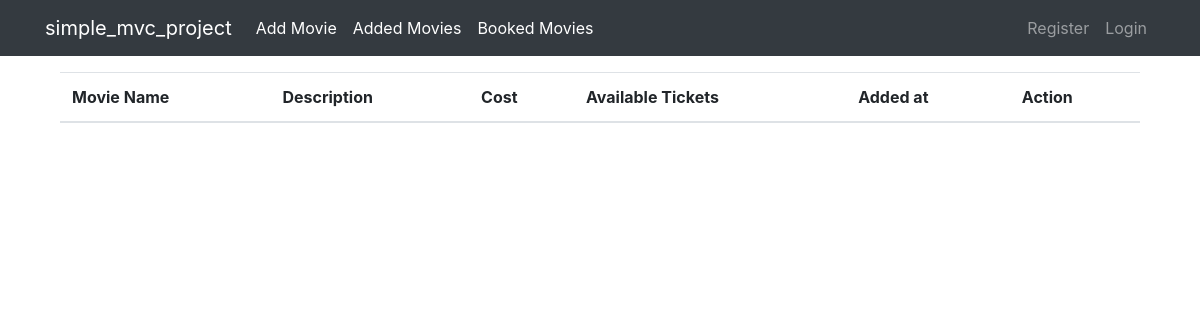
/admins/movies, run on an earlier commit of the app's database.
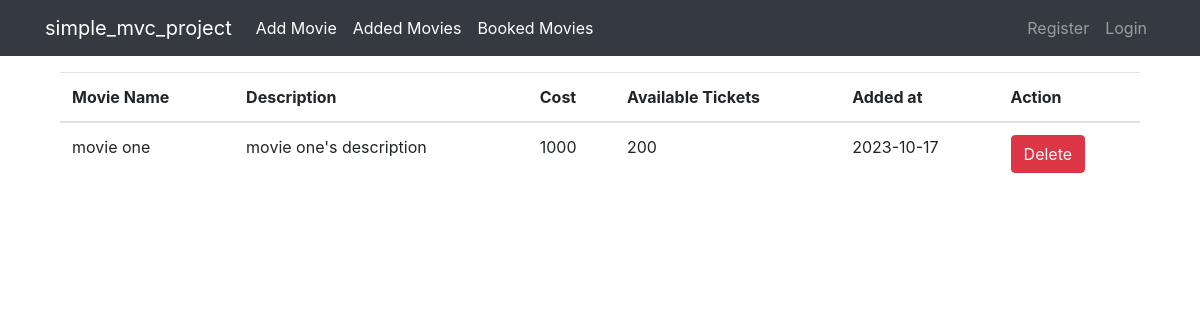
And on a later commit of the database.
### tables this page shows
CREATE TABLE `movies` (
  `id` int(11) NOT NULL,
  `movie_name` varchar(255) DEFAULT NULL,
  `movie_description` varchar(255) DEFAULT NULL,
  `movie_cost` varchar(255) DEFAULT NULL,
  `available_tickets` varchar(255) DEFAULT NULL,
  `created_at` varchar(255) DEFAULT NULL
);

### app/controllers/Admins.php (called while the page is built, shortened)
<?php
class Admins extends Controller
{
  public function __construct()
  {
    $this->adminModel = $this->model('Admin');
  }
  public function movies()
{
    $movies = $this->adminModel->getMovies();
    $data = [
        'movies' => $movies
    ];
    $this->view('admins/movies', $data);
}
}

### app/libraries/Core.php (called while the page is built, shortened)
<?php
  class Core {
    protected $currentMethod = 'index';
    public function __construct(){
      $url = $this->getUrl();
      if(isset($url[0]) && file_exists('../app/controllers/' . ucwords($url[0]) . '.php')){
        unset($url[0]);
      }
      $this->currentController = new $this->currentController;
      if(isset($url[1])){
        if(method_exists($this->currentController, $url[1])){
          $this->currentMethod = $url[1];
          unset($url[1]);
        }
      }
      $this->params = $url ? array_values($url) : [];
      call_user_func_array([$this->currentController, $this->currentMethod], $this->params);
    }
    public function getUrl(){
        if(isset($_GET['url'])){
          $url = rtrim($_GET['url'], '/');
          $url = filter_var($url, FILTER_SANITIZE_URL);
          $url = explode('/', $url);
          return $url;
        }
    }
  }

### public/index.php (called while the page is built, shortened)
<?php
  $init = new Core;

### app/libraries/Database.php (called while the page is built, shortened)
<?php
class Database {
	private $host = DB_HOST;
	private $user = DB_USER;
	private $pass = DB_PASS;
	private $dbname = DB_NAME;
	private $dbh;
	private $stmt;
	public function __construct() {
		$dsn = 'mysql:host=' . $this->host . ';dbname=' . $this->dbname;
		$options = array (
			PDO::ATTR_PERSISTENT => true,
			PDO::ATTR_ERRMODE => PDO::ERRMODE_EXCEPTION
		);
		try {
			$this->dbh = new PDO ($dsn, $this->user, $this->pass, $options);
		}
		catch ( PDOException $e ) {
			$this->error = $e->getMessage();
		}
	}
	public function query($query) {
		$this->stmt = $this->dbh->prepare($query);
	}
	public function execute(){
		return $this->stmt->execute();
	}
	public function resultset(){
		$this->execute();
		return $this->stmt->fetchAll(PDO::FETCH_OBJ);
	}
}

### app/models/Admin.php (called while the page is built, shortened)
<?php
class Admin
{
  private $db;
  public function __construct()
  {
    $this->db = new Database;
  }
  public function getMovies()
  {
    $this->db->query('SELECT * FROM movies');
    $movies = $this->db->resultSet();
    return $movies;
  }
}

### app/views/admins/movies.php (the view)
<?php require APPROOT . '/views/inc_admin/header.php'; ?>
<div class="container mx-auto">
<table class="table">
    <thead>
        <tr>
            <th>Movie Name</th>
            <th>Description</th>
            <th>Cost</th>
            <th>Available Tickets</th>
            <th>Added at</th>
            <th>Action</th>
        </tr>
    </thead>
    <tbody>
        <?php foreach ($data['movies'] as $movie): ?>
        <tr>
            <td><?php echo $movie->movie_name; ?></td>
            <td><?php echo $movie->movie_description; ?></td>
            <td><?php echo $movie->movie_cost; ?></td>
            <td><?php echo $movie->available_tickets; ?></td>
            <td><?php echo $movie->created_at; ?></td>
            <td>
                <form action="<?php echo URLROOT; ?>/admins/deleteMovie/<?php echo $movie->id; ?>" method="POST">
                    <button type="submit" class="btn btn-danger">Delete</button>
                </form>
            </td>
        </tr>
        <?php endforeach; ?>
    </tbody>
</table>
</div>
<?php require APPROOT . '/views/inc_admin/footer.php'; ?>

What changed in the data, as far as the page shows it:
added movies: movie_name "movie one", movie_description "movie one's description", movie_cost "1000", available_tickets "200", created_at "2023-10-17"
